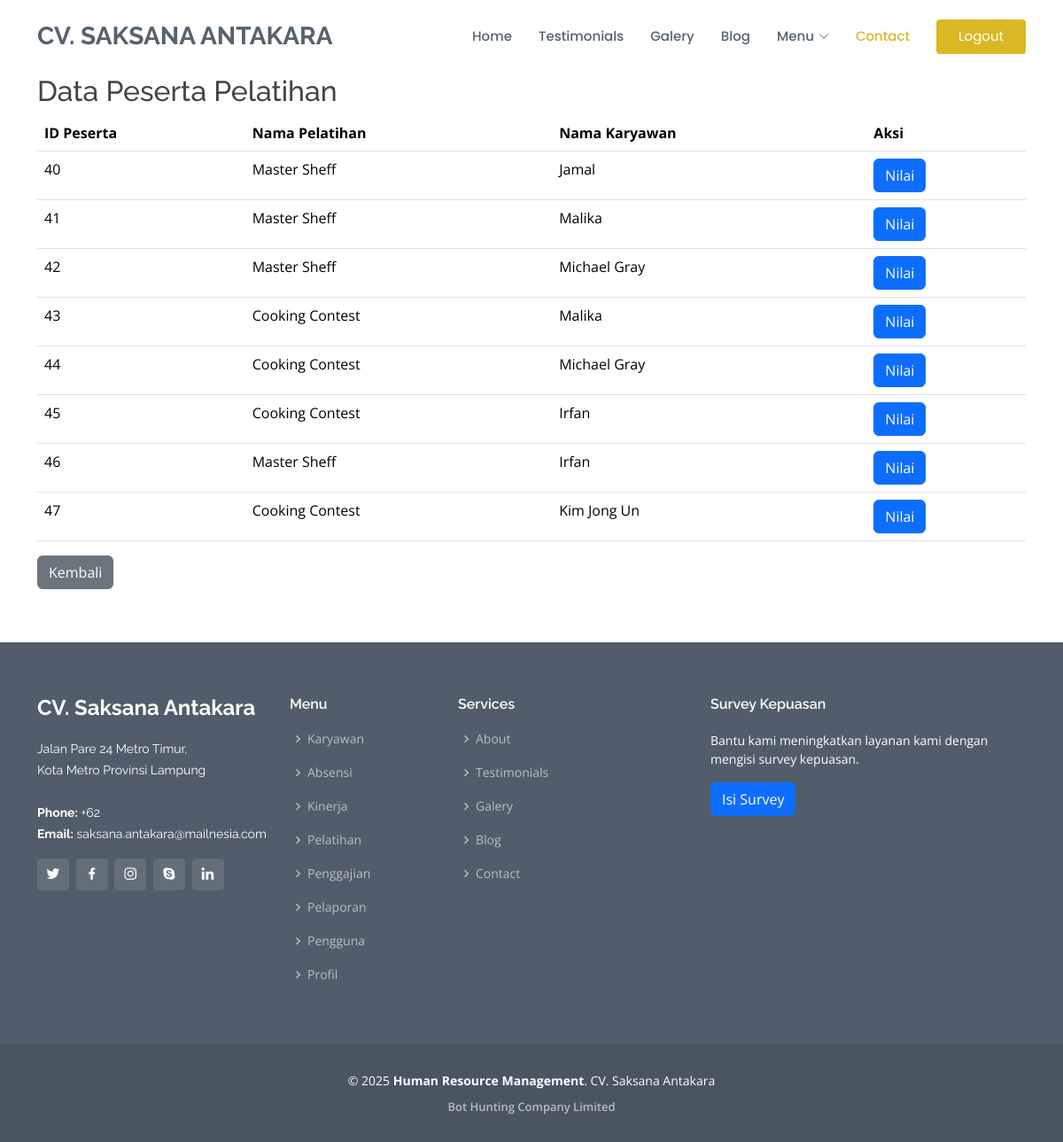
/penilaian_pelatihan.php (signed in), run on the app's committed database.
### tables this page shows
CREATE TABLE `peserta_pelatihan` (
  `id_peserta` int NOT NULL,
  `id_pelatihan` int DEFAULT NULL,
  `id_karyawan` int DEFAULT NULL,
  `biaya` int DEFAULT NULL,
  `nilai` int DEFAULT NULL,
  `honor_pelatihan` int DEFAULT NULL,
  `nama_peserta` varchar(255) DEFAULT NULL,
  `nama_pelatihan` varchar(255) DEFAULT NULL
);

CREATE TABLE `pelatihan` (
  `id_pelatihan` int NOT NULL,
  `nama_pelatihan` varchar(100) NOT NULL,
  `tanggal_mulai` date NOT NULL,
  `tanggal_selesai` date NOT NULL,
  `lokasi` varchar(100) NOT NULL,
  `durasi` int NOT NULL,
  `biaya` decimal(10,0) NOT NULL
);

CREATE TABLE `karyawan` (
  `id_karyawan` int NOT NULL,
  `nama` varchar(255) DEFAULT NULL,
  `jenis_kelamin` varchar(50) DEFAULT NULL,
  `tanggal_lahir` date DEFAULT NULL,
  `alamat` varchar(100) DEFAULT NULL,
  `telepon` int DEFAULT NULL,
  `email` varchar(50) DEFAULT NULL,
  `status` varchar(255) DEFAULT NULL,
  `jabatan` varchar(255) DEFAULT NULL,
  `upah` int DEFAULT NULL,
  `gaji_harian` int DEFAULT NULL,
  `foto` blob
);

### penilaian_pelatihan.php (the view, shortened to what this page needs)
<?php
include 'koneksi.php';
include 'header.php';
function getDataPesertaPelatihan()
{
    global $koneksi;
    $query = "SELECT peserta_pelatihan.id_peserta, pelatihan.nama_pelatihan, karyawan.nama
              FROM peserta_pelatihan
              INNER JOIN pelatihan ON peserta_pelatihan.id_pelatihan = pelatihan.id_pelatihan
              INNER JOIN karyawan ON peserta_pelatihan.id_karyawan = karyawan.id_karyawan";
    $result = mysqli_query($koneksi, $query);
    $data_peserta_pelatihan = [];
    if ($result && mysqli_num_rows($result) > 0) {
        while ($row = mysqli_fetch_assoc($result)) {
            $data_peserta_pelatihan[] = $row;
        }
    }
    return $data_peserta_pelatihan;
}
?>
<main class="container mt-4">
    <section id="peserta-pelatihan">
        <h2>Data Peserta Pelatihan</h2>
        <div class="table-responsive">
            <table class="table">
                <thead>
                    <tr>
                        <th scope="col">ID Peserta</th>
                        <th scope="col">Nama Pelatihan</th>
                        <th scope="col">Nama Karyawan</th>
                        <th scope="col">Aksi</th>
                    </tr>
                </thead>
                <tbody>
                    <?php
                    $data_peserta_pelatihan = getDataPesertaPelatihan();
                    foreach ($data_peserta_pelatihan as $peserta) {
                        echo "<tr>";
                        echo "<td>" . $peserta['id_peserta'] . "</td>";
                        echo "<td>" . $peserta['nama_pelatihan'] . "</td>";
                        echo "<td>" . $peserta['nama'] . "</td>";
                        echo "<td><a href='aksi_penilaian.php?id_peserta=" . $peserta['id_peserta'] . "' class='btn btn-primary'>Nilai</a></td>";
                        echo "</tr>";
                    }
                    ?>
                </tbody>
            </table>
        </div>
        <a href="pelatihan.php" class="btn btn-secondary">Kembali</a>
    </section>
</main>
<?php include 'footer.php' ?>

### assets/css/style.css (style rules this page uses)
body { font-family: "Open Sans", sans-serif; color: #444444; }
a { text-decoration: none; color: #d9b823; }
h1, h2, h3, h4, h5, h6 { font-family: "Raleway", sans-serif; }
section { padding: 60px 0; overflow: hidden; }

### data on the page
peserta_pelatihan: id_peserta "40", id_pelatihan.nama_pelatihan "Master Sheff", id_karyawan.nama "Jamal"
peserta_pelatihan: id_peserta "41", id_pelatihan.nama_pelatihan "Master Sheff", id_karyawan.nama "Malika"
peserta_pelatihan: id_peserta "42", id_pelatihan.nama_pelatihan "Master Sheff", id_karyawan.nama "Michael Gray"
peserta_pelatihan: id_peserta "43", id_pelatihan.nama_pelatihan "Cooking Contest", id_karyawan.nama "Malika"
peserta_pelatihan: id_peserta "44", id_pelatihan.nama_pelatihan "Cooking Contest", id_karyawan.nama "Michael Gray"
peserta_pelatihan: id_peserta "45", id_pelatihan.nama_pelatihan "Cooking Contest", id_karyawan.nama "Irfan"
peserta_pelatihan: id_peserta "46", id_pelatihan.nama_pelatihan "Master Sheff", id_karyawan.nama "Irfan"
peserta_pelatihan: id_peserta "47", id_pelatihan.nama_pelatihan "Cooking Contest", id_karyawan.nama "Kim Jong Un"

### other printed values
$login_logout_text "Logout"
$page_titles[$tab] "Karyawan"
$page_titles[$tab] "Absensi"
$page_titles[$tab] "Kinerja"
$page_titles[$tab] "Pelatihan"
$page_titles[$tab] "Penggajian"
$page_titles[$tab] "Pelaporan"
$page_titles[$tab] "Pengguna"
$page_titles[$tab] "Profil"
